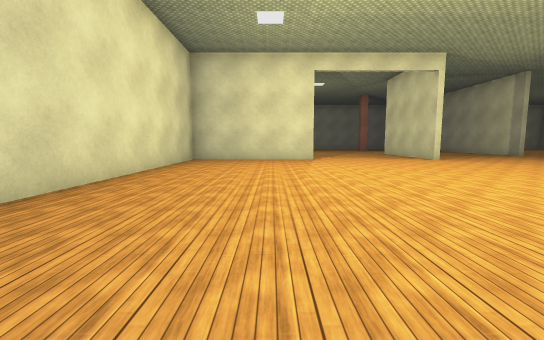
View 1 (above)

24 first-person views from a walk through a Unity game level. The camera is 1.5 m above the floor, tilts 6° down and sees 90° across. The floor is counted in squares, 2 m on a side. Each view is taken from the middle of a square. On the plan, view 1 faces up. The plan holds only what a view shows up to about 10 squares ahead; the rest is blank. The place goes on beyond the plan. The player character is not drawn. Surface patterns are stand-ins for the level's own textures.

View 2
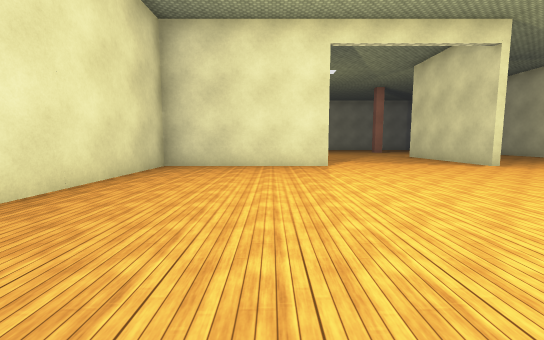

View 3
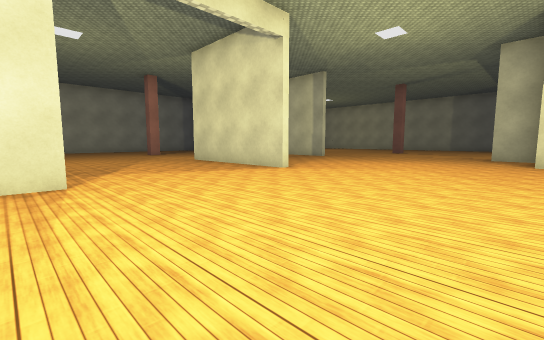

View 4
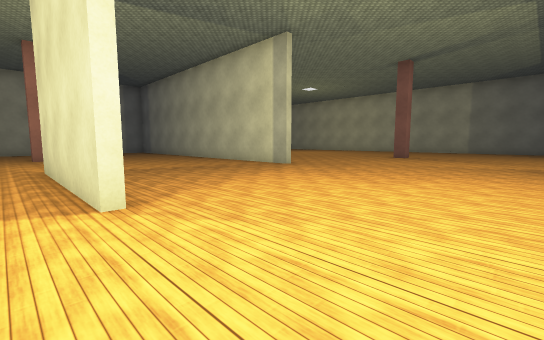

View 5
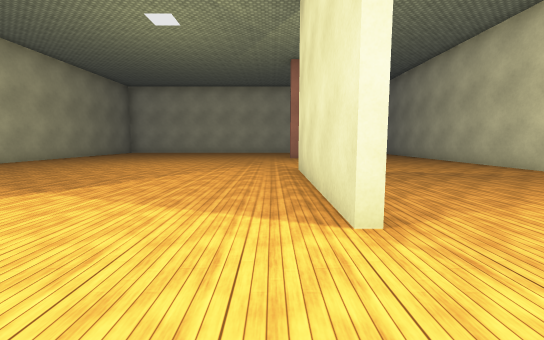

View 6
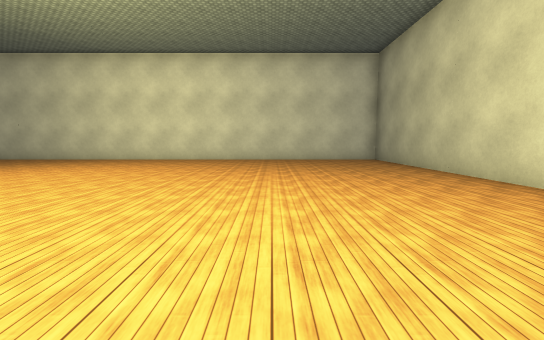

View 7
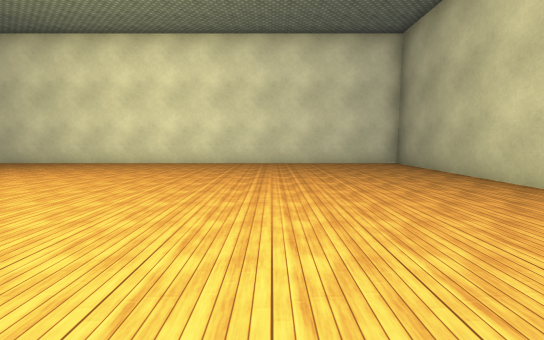

View 8
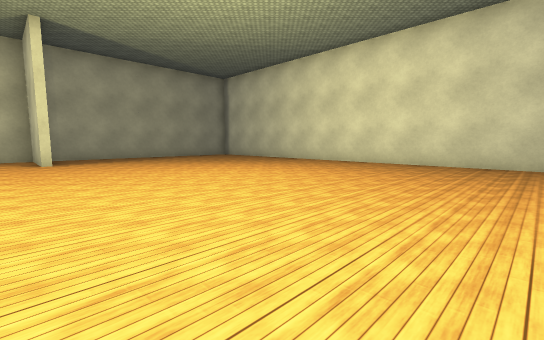

View 9
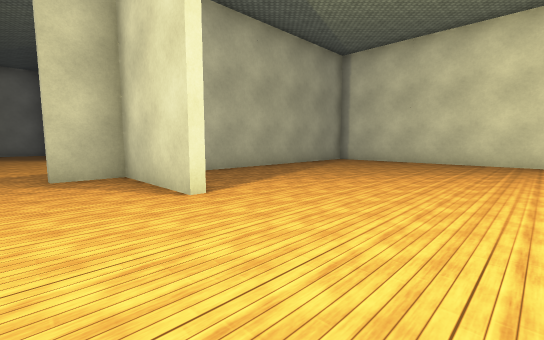

View 10
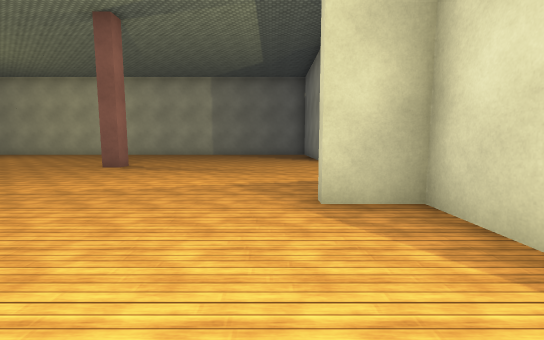

View 11
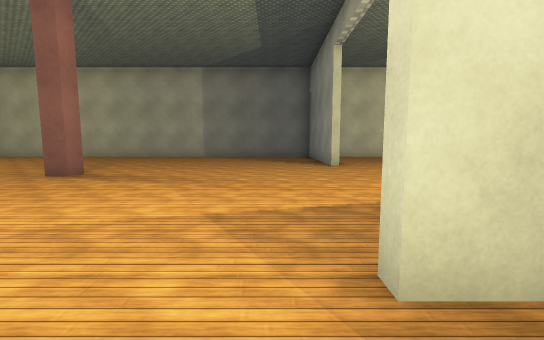

View 12
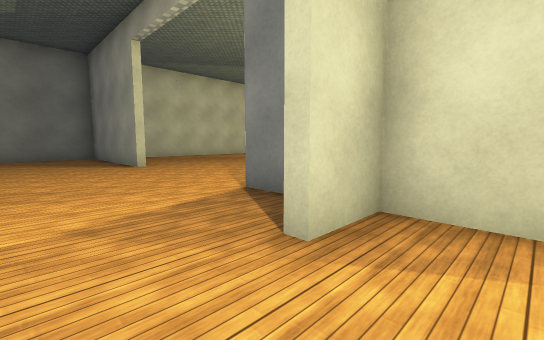

View 13
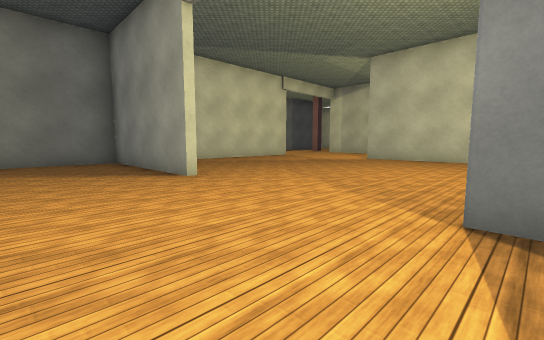

View 14
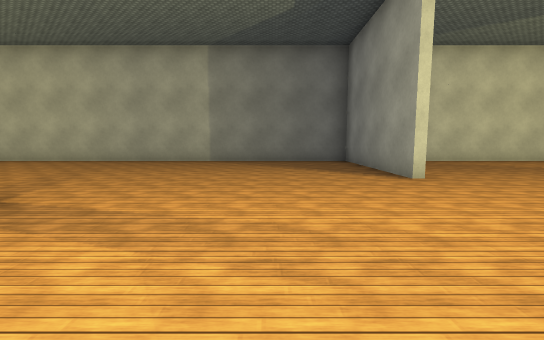

View 15
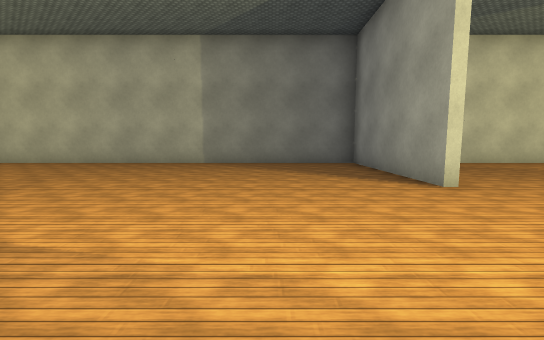

View 16
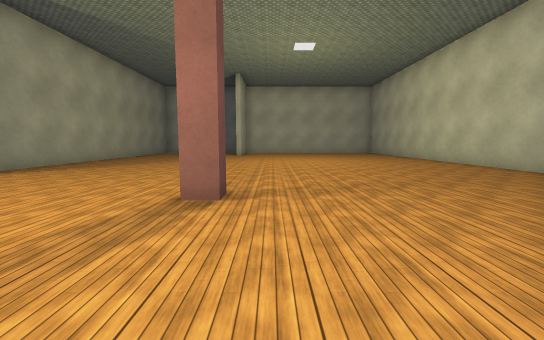

View 17
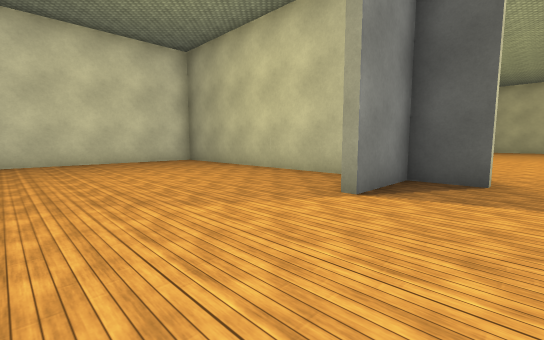

View 18
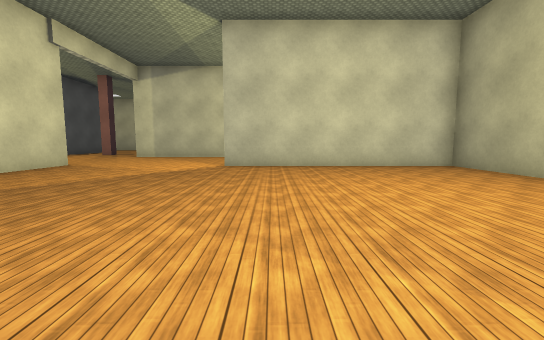

View 19
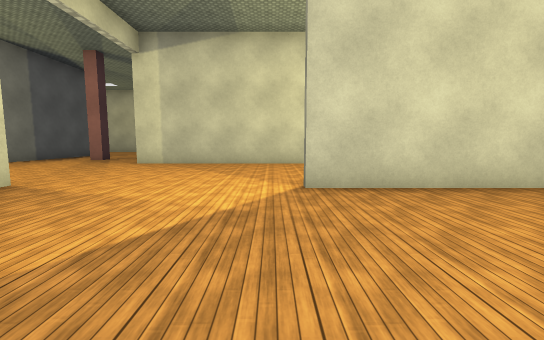

View 20
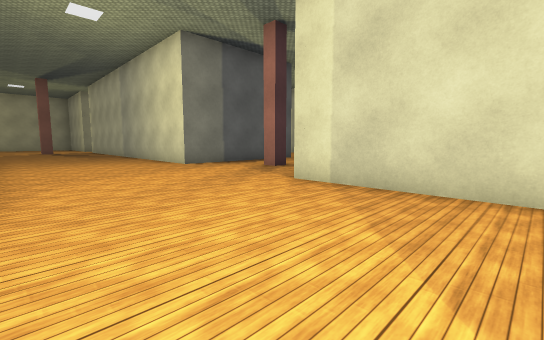

View 21
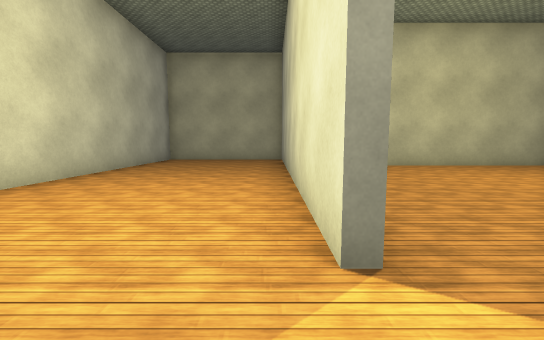

View 22
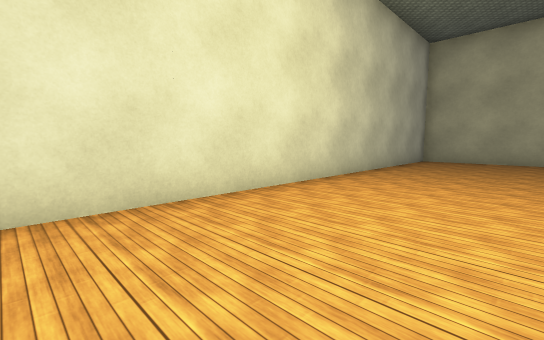

View 23
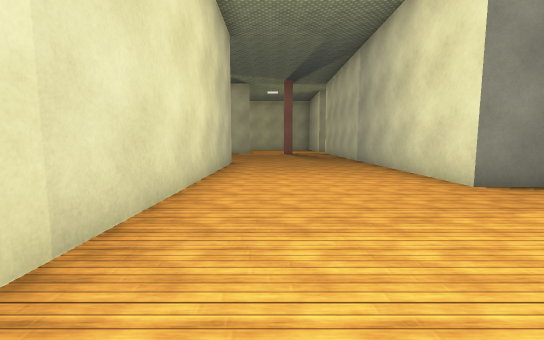

View 24
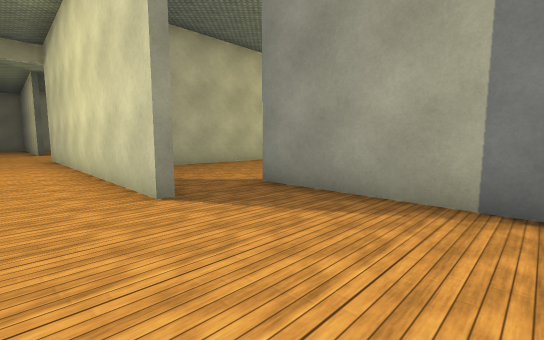

### Floor plan
Points are (right, up) in squares from view 1. A wall is a line through its corners. A room is listed if a view was taken in it or the views show most of it. See-through windows are left out.
Room 1 (views 1, 2, 3, 4, 5, 6, 7, 8, 9, 10, 11, 12, 13, 14, 15, 16, 17, 18, 19, 20, 21, 22, 23, 24)
walls: (14.5, 5.6) (14.5, -2.3) (21.5, -2.3); (14.5, 7.5) (14.5, 6.2) (16.5, 6.2); (11.4, 6.2) (14.2, 6.2) (14.2, 7.5); (14.2, 0) (14.2, 4.2); (21.4, 6.2) (26.5, 6.2) (26.5, 19.1); (19.3, 13) (19.3, 12.4) (18.8, 12.4) (18.8, 13); (12.8, 14.1) (12.8, 19.1); (11.7, -4) (11.7, -7); (21.5, -2.6) (13, -2.6); (6.7, 11.2) (6.7, 16.4); (12, -7.2) (26.6, -7.2); (26.5, -2.6) (26.5, 2.5); (13.1, 19.1) (13.1, 15.9); (1.8, 11.3) (-3.3, 11.3) (-3.3, -2.3) (11.9, -2.3); (28.8, -9.5) (28.8, -9) (29.4, -9); (31.5, -8.8) (31.5, -7.2) (37.1, -7.2); (36.5, -2.6) (27.2, -2.6); (-3.3, 19.1) (-3.3, 18.2); (40.1, -0.5) (36.1, -0.5)
ways out: opening at (35.5, -1.5)

Positions as (right, up) in squares from view 1, and headings:
1: (0, 0), facing up
2: (0, 3), facing up
3: (1, 6), facing up-right
4: (6, 8), facing up-right
5: (6, 9), facing up
6: (1, 9), facing down
7: (1, 7), facing down
8: (1, 7), facing down-right
9: (8, 8), facing down-right
10: (11, 8), facing right
11: (13, 8), facing right
12: (13, 9), facing down-right
13: (16, 9), facing down-right
14: (16, 9), facing right
15: (17, 9), facing right
16: (20, 9), facing up
17: (20, 8), facing down-left
18: (20, 6), facing down
19: (22, 2), facing down
20: (23, -3), facing down-right
21: (23, -3), facing left
22: (23, -4), facing down-left
23: (27, -4), facing right
24: (40, -4), facing up-left
